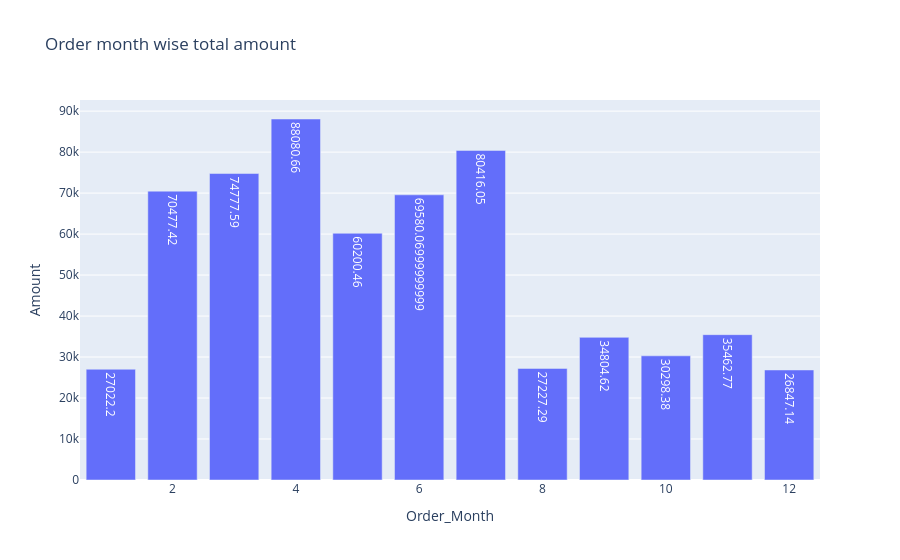

Notebook code cell kept with this figure:
### Code cell
fig=px.bar(data_frame=q5,x='Order_Month',y='Amount',text='Amount',title='Order month wise total amount')
fig.show()

### Figure 1 — Plotly figure (JSON) as saved in the notebook; plotly's stock layout.template omitted (floating-point values rounded to 4 significant figures)
{"data": [{"alignmentgroup": "True", "hovertemplate": "Order_Month=%{x}<br>Amount=%{text}<extra></extra>", "legendgroup": "", "marker": {"color": "#636efa", "pattern": {"shape": ""}}, "name": "", "offsetgroup": "", "orientation": "v", "showlegend": false, "text": [27020.0, 70480.0, 74780.0, 88080.0, 60200.0, 69580.0, 80420.0, 27230.0, 34800.0, 30300.0, 35460.0, 26850.0], "textposition": "auto", "type": "bar", "x": [1, 2, 3, 4, 5, 6, 7, 8, 9, 10, 11, 12], "xaxis": "x", "y": [27020.0, 70480.0, 74780.0, 88080.0, 60200.0, 69580.0, 80420.0, 27230.0, 34800.0, 30300.0, 35460.0, 26850.0], "yaxis": "y"}], "layout": {"barmode": "relative", "legend": {"tracegroupgap": 0}, "title": {"text": "Order month wise total amount"}, "xaxis": {"anchor": "y", "domain": [0, 1], "title": {"text": "Order_Month"}}, "yaxis": {"anchor": "x", "domain": [0, 1], "title": {"text": "Amount"}}}}
